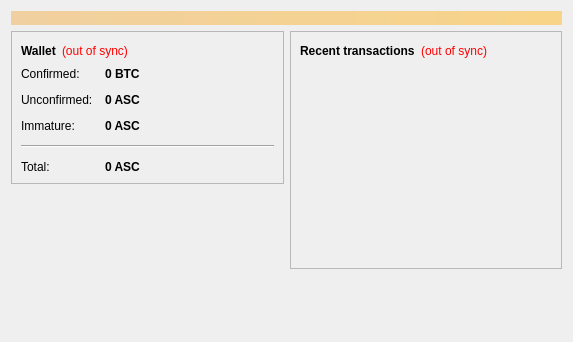
<?xml version="1.0" encoding="UTF-8"?>
<ui version="4.0">
 <class>OverviewPage</class>
 <widget class="QWidget" name="OverviewPage">
  <property name="geometry">
   <rect>
    <x>0</x>
    <y>0</y>
    <width>573</width>
    <height>342</height>
   </rect>
  </property>
  <property name="windowTitle">
   <string>Form</string>
  </property>
  <layout class="QVBoxLayout" name="topLayout">
   <item>
    <widget class="QLabel" name="labelAlerts">
     <property name="visible">
      <bool>false</bool>
     </property>
     <property name="styleSheet">
      <string notr="true">background-color: qlineargradient(x1: 0, y1: 0, x2: 1, y2: 0, stop:0 #F0D0A0, stop:1 #F8D488); color:#000000;</string>
     </property>
     <property name="wordWrap">
      <bool>true</bool>
     </property>
     <property name="margin">
      <number>3</number>
     </property>
    </widget>
   </item>
   <item>
    <layout class="QHBoxLayout" name="horizontalLayout" stretch="1,1">
     <item>
      <layout class="QVBoxLayout" name="verticalLayout_2">
       <item>
        <widget class="QFrame" name="frame">
         <property name="frameShape">
          <enum>QFrame::StyledPanel</enum>
         </property>
         <property name="frameShadow">
          <enum>QFrame::Raised</enum>
         </property>
         <layout class="QVBoxLayout" name="verticalLayout_4">
          <item>
           <layout class="QHBoxLayout" name="horizontalLayout_4">
            <item>
             <widget class="QLabel" name="label_5">
              <property name="font">
               <font>
                <weight>75</weight>
                <bold>true</bold>
               </font>
              </property>
              <property name="text">
               <string>Wallet</string>
              </property>
             </widget>
            </item>
            <item>
             <widget class="QLabel" name="labelWalletStatus">
              <property name="toolTip">
               <string>The displayed information may be out of date. Your wallet automatically synchronizes with the AsicCoin network after a connection is established, but this process has not completed yet.</string>
              </property>
              <property name="styleSheet">
               <string notr="true">QLabel { color: red; }</string>
              </property>
              <property name="text">
               <string notr="true">(out of sync)</string>
              </property>
              <property name="alignment">
               <set>Qt::AlignLeading|Qt::AlignLeft|Qt::AlignVCenter</set>
              </property>
             </widget>
            </item>
            <item>
             <spacer name="horizontalSpacer_2">
              <property name="orientation">
               <enum>Qt::Horizontal</enum>
              </property>
              <property name="sizeHint" stdset="0">
               <size>
                <width>40</width>
                <height>20</height>
               </size>
              </property>
             </spacer>
            </item>
           </layout>
          </item>
          <item>
           <layout class="QFormLayout" name="formLayout_2">
            <property name="fieldGrowthPolicy">
             <enum>QFormLayout::AllNonFixedFieldsGrow</enum>
            </property>
            <property name="horizontalSpacing">
             <number>12</number>
            </property>
            <property name="verticalSpacing">
             <number>12</number>
            </property>
            <item row="0" column="0">
             <widget class="QLabel" name="label">
              <property name="text">
               <string>Confirmed:</string>
              </property>
             </widget>
            </item>
            <item row="0" column="1">
             <widget class="QLabel" name="labelBalance">
              <property name="font">
               <font>
                <weight>75</weight>
                <bold>true</bold>
               </font>
              </property>
              <property name="cursor">
               <cursorShape>IBeamCursor</cursorShape>
              </property>
              <property name="toolTip">
               <string>Your current spendable balance</string>
              </property>
              <property name="text">
               <string notr="true">0 BTC</string>
              </property>
              <property name="textInteractionFlags">
               <set>Qt::LinksAccessibleByMouse|Qt::TextSelectableByKeyboard|Qt::TextSelectableByMouse</set>
              </property>
             </widget>
            </item>
            <item row="1" column="0">
             <widget class="QLabel" name="label_3">
              <property name="text">
               <string>Unconfirmed:</string>
              </property>
             </widget>
            </item>
            <item row="1" column="1">
             <widget class="QLabel" name="labelUnconfirmed">
              <property name="font">
               <font>
                <weight>75</weight>
                <bold>true</bold>
               </font>
              </property>
              <property name="cursor">
               <cursorShape>IBeamCursor</cursorShape>
              </property>
              <property name="toolTip">
               <string>Total of transactions that have yet to be confirmed, and do not yet count toward the spendable balance</string>
              </property>
              <property name="text">
               <string notr="true">0 ASC</string>
              </property>
              <property name="textInteractionFlags">
               <set>Qt::LinksAccessibleByMouse|Qt::TextSelectableByKeyboard|Qt::TextSelectableByMouse</set>
              </property>
             </widget>
            </item>
            <item row="2" column="0">
             <widget class="QLabel" name="labelImmatureText">
              <property name="text">
               <string>Immature:</string>
              </property>
             </widget>
            </item>
            <item row="2" column="1">
             <widget class="QLabel" name="labelImmature">
              <property name="font">
               <font>
                <weight>75</weight>
                <bold>true</bold>
               </font>
              </property>
              <property name="toolTip">
               <string>Mined balance that has not yet matured</string>
              </property>
              <property name="text">
               <string notr="true">0 ASC</string>
              </property>
              <property name="textInteractionFlags">
               <set>Qt::LinksAccessibleByMouse|Qt::TextSelectableByKeyboard|Qt::TextSelectableByMouse</set>
              </property>
             </widget>
            </item>
            <item row="4" column="0">
             <widget class="QLabel" name="labelTotalText">
              <property name="text">
               <string>Total:</string>
              </property>
             </widget>
            </item>
            <item row="4" column="1">
             <widget class="QLabel" name="labelTotal">
              <property name="font">
               <font>
                <weight>75</weight>
                <bold>true</bold>
               </font>
              </property>
              <property name="cursor">
               <cursorShape>IBeamCursor</cursorShape>
              </property>
              <property name="toolTip">
               <string>Your current total balance</string>
              </property>
              <property name="text">
               <string notr="true">0 ASC</string>
              </property>
              <property name="textInteractionFlags">
               <set>Qt::LinksAccessibleByMouse|Qt::TextSelectableByKeyboard|Qt::TextSelectableByMouse</set>
              </property>
             </widget>
            </item>
            <item row="3" column="0" colspan="2">
             <widget class="Line" name="line">
              <property name="orientation">
               <enum>Qt::Horizontal</enum>
              </property>
             </widget>
            </item>
           </layout>
          </item>
         </layout>
        </widget>
       </item>
       <item>
        <spacer name="verticalSpacer">
         <property name="orientation">
          <enum>Qt::Vertical</enum>
         </property>
         <property name="sizeHint" stdset="0">
          <size>
           <width>20</width>
           <height>40</height>
          </size>
         </property>
        </spacer>
       </item>
      </layout>
     </item>
     <item>
      <layout class="QVBoxLayout" name="verticalLayout_3">
       <item>
        <widget class="QFrame" name="frame_2">
         <property name="frameShape">
          <enum>QFrame::StyledPanel</enum>
         </property>
         <property name="frameShadow">
          <enum>QFrame::Raised</enum>
         </property>
         <layout class="QVBoxLayout" name="verticalLayout">
          <item>
           <layout class="QHBoxLayout" name="horizontalLayout_2">
            <item>
             <widget class="QLabel" name="label_4">
              <property name="text">
               <string>&lt;b&gt;Recent transactions&lt;/b&gt;</string>
              </property>
             </widget>
            </item>
            <item>
             <widget class="QLabel" name="labelTransactionsStatus">
              <property name="toolTip">
               <string>The displayed information may be out of date. Your wallet automatically synchronizes with the AsicCoin network after a connection is established, but this process has not completed yet.</string>
              </property>
              <property name="styleSheet">
               <string notr="true">QLabel { color: red; }</string>
              </property>
              <property name="text">
               <string notr="true">(out of sync)</string>
              </property>
              <property name="alignment">
               <set>Qt::AlignRight|Qt::AlignTrailing|Qt::AlignVCenter</set>
              </property>
             </widget>
            </item>
            <item>
             <spacer name="horizontalSpacer">
              <property name="orientation">
               <enum>Qt::Horizontal</enum>
              </property>
              <property name="sizeHint" stdset="0">
               <size>
                <width>40</width>
                <height>20</height>
               </size>
              </property>
             </spacer>
            </item>
           </layout>
          </item>
          <item>
           <widget class="QListView" name="listTransactions">
            <property name="styleSheet">
             <string notr="true">QListView { background: transparent; }</string>
            </property>
            <property name="frameShape">
             <enum>QFrame::NoFrame</enum>
            </property>
            <property name="verticalScrollBarPolicy">
             <enum>Qt::ScrollBarAlwaysOff</enum>
            </property>
            <property name="horizontalScrollBarPolicy">
             <enum>Qt::ScrollBarAlwaysOff</enum>
            </property>
            <property name="selectionMode">
             <enum>QAbstractItemView::NoSelection</enum>
            </property>
           </widget>
          </item>
         </layout>
        </widget>
       </item>
       <item>
        <spacer name="verticalSpacer_2">
         <property name="orientation">
          <enum>Qt::Vertical</enum>
         </property>
         <property name="sizeHint" stdset="0">
          <size>
           <width>20</width>
           <height>40</height>
          </size>
         </property>
        </spacer>
       </item>
      </layout>
     </item>
    </layout>
   </item>
  </layout>
 </widget>
 <resources/>
 <connections/>
</ui>
